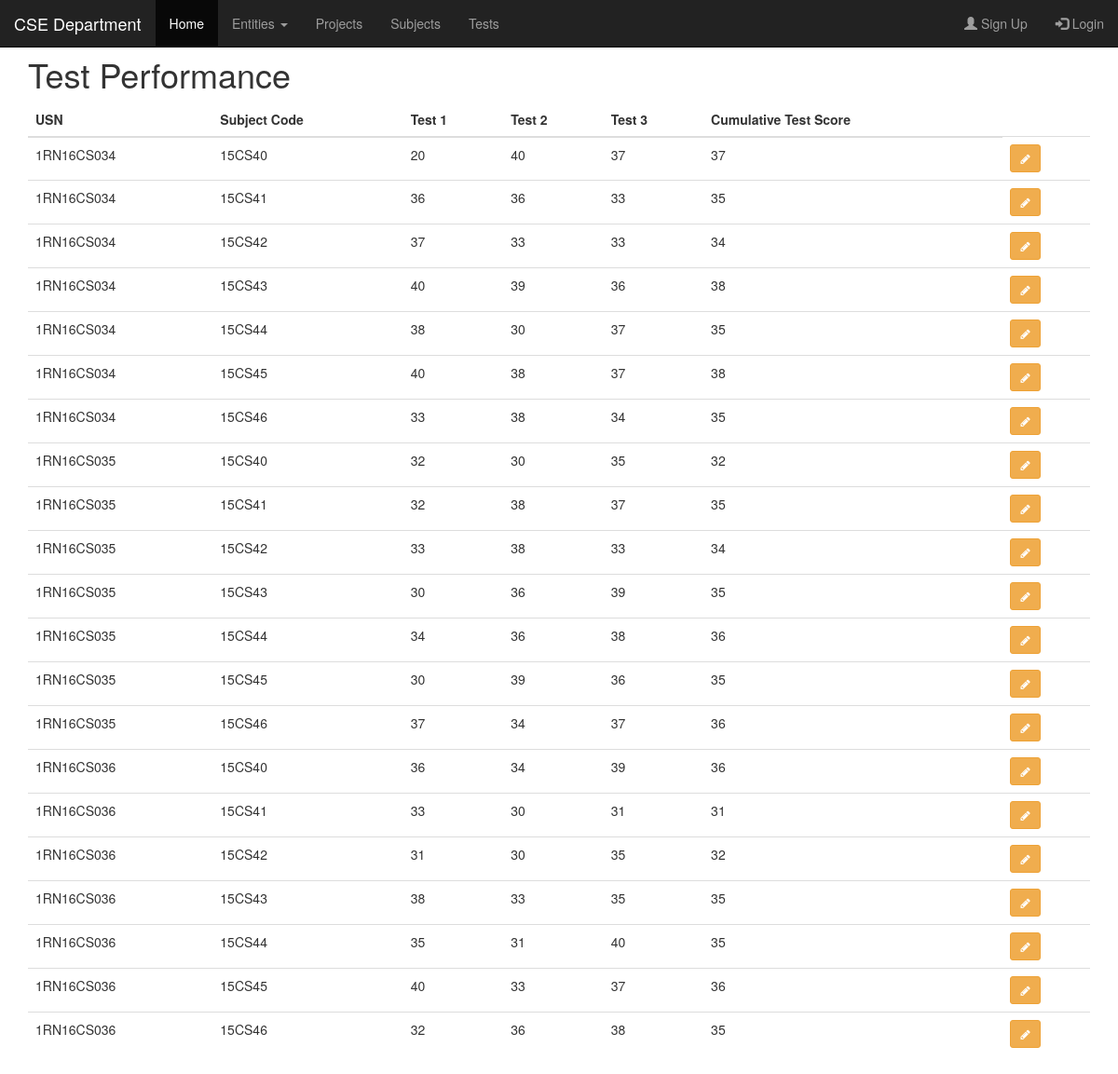
/tests, run on an earlier commit of the app's database.
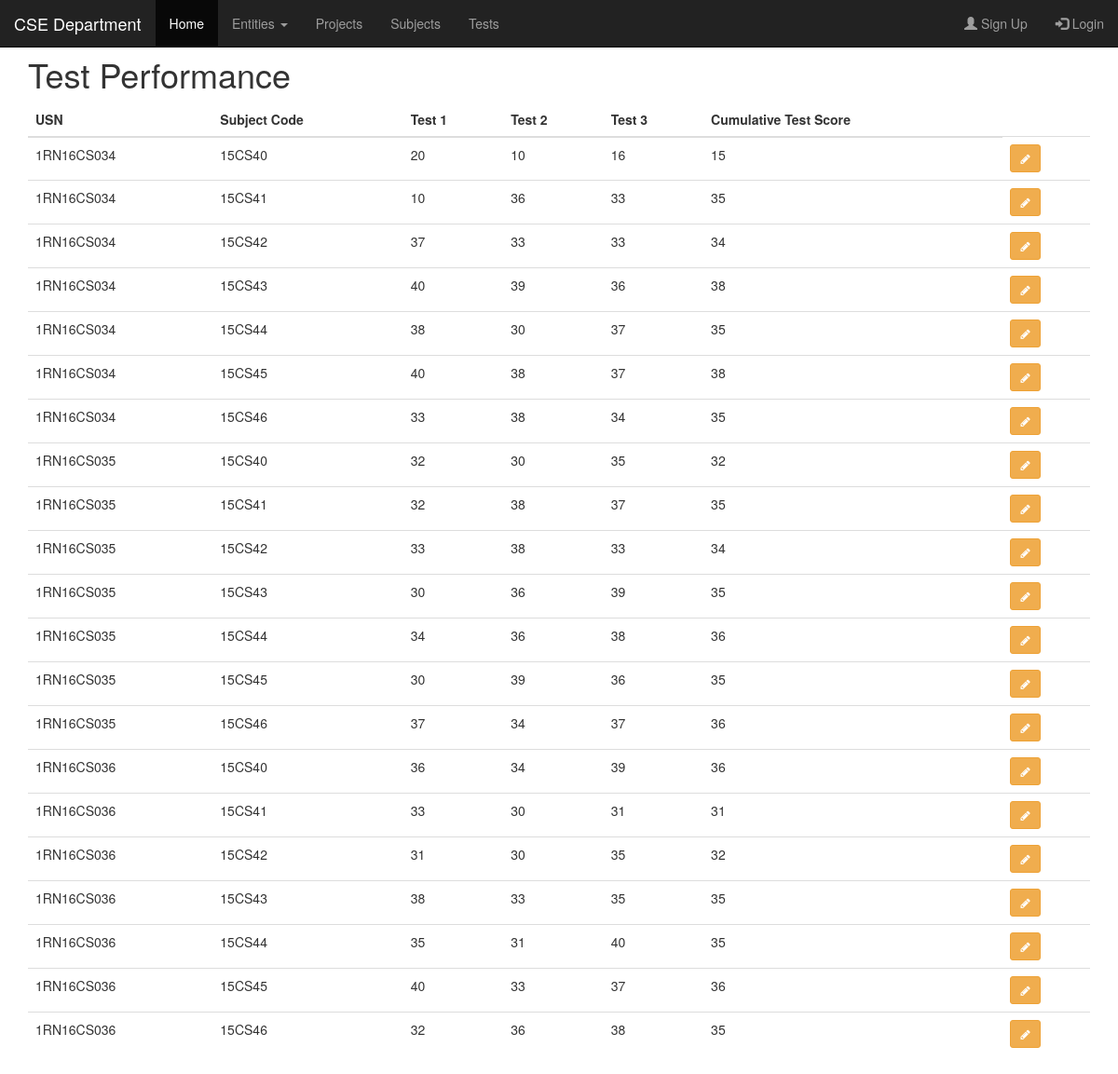
And on a later commit of the database.
### tables this page shows
CREATE TABLE Tests (
Test1 INTEGER,
Test2 INTEGER,
Test3 INTEGER,
Test_Cumalative INTEGER,
USN CHAR(10),
SubCode VARCHAR(10),
FOREIGN KEY(SubCode) REFERENCES Subject(Sub_code) ON DELETE CASCADE,
FOREIGN KEY(SubCode) REFERENCES Subject(Sub_code) ON UPDATE CASCADE,
FOREIGN KEY(USN) REFERENCES STUDENT(USN) ON DELETE CASCADE,
FOREIGN KEY(USN) REFERENCES STUDENT(USN) ON UPDATE CASCADE
);

### flaskapp.py (the view)
@app.route("/tests")
def index_test():
	tests = query_db("SELECT * FROM tests")
	return render_template("/test/index_tests.html", tests=tests)

### flaskapp.py (called while the page is built)
def get_db():
	db = getattr(g, '_database', None)
	if db is None:
		db = g._database = sqlite3.connect(DATABASE)
		db.row_factory = sqlite3.Row
	return db

def query_db(query, args=(), one=False):
	cur = get_db().execute(query, args)
	rv = cur.fetchall()
	cur.close()
	return (rv[0] if rv else None) if one else rv

@app.teardown_appcontext
def close_connection(exception):
	db = getattr(g, '_database', None)
	if db is not None:
		db.close()

### templates/test/index_tests.html
{% extends "base.html" %}
{% block title %}Test Performance{% endblock %}
{% block content %}
<table class="table">
	<thead>
		<tr>
			<th scope="col">USN</th>
			<th scope="col">Subject Code</th>
			<th scope="col">Test 1</th>
			<th scope="col">Test 2</th>
			<th scope="col">Test 3</th>
			<th scope="col">Cumulative Test Score</th>
		</tr>
	</thead>
	{% for test in tests: %}
	<tr>
		<td>{{ test["USN"] }}</td>
		<td>{{ test["SubCode"] }}</td>
		<td>{{ test["Test1"] }}</td>
		<td>{{ test["Test2"] }}</td>
		<td>{{ test["Test3"] }}</td>
		<td>{{ test["Test_Cumalative"]}}</td>
		<td>
			<a class="btn btn-warning btn-sm" href="./update_tests/{{test.USN}}/{{test.SubCode}}"><i class="fa fa-pencil"></i></a>
		</td>
	</tr>
	{% endfor %}
</table>
{% endblock %}

### templates/base.html (shortened to what this page needs)
<!DOCTYPE html>
<html>
    <head>
        <link rel="stylesheet" href="https://maxcdn.bootstrapcdn.com/font-awesome/4.7.0/css/font-awesome.min.css" >
      <link rel="stylesheet" href="https://maxcdn.bootstrapcdn.com/bootstrap/3.3.7/css/bootstrap.min.css">
    </head>
    <body>
      <nav class="navbar navbar-inverse navbar-fixed-top">
        <div class="container-fluid">
          <div class="navbar-header">
            <a class="navbar-brand" href="#">CSE Department</a>
          </div>
          <div class="collapse navbar-collapse" id="myNavbar">
            <ul class="nav navbar-nav">
              <li class="active"><a href="/">Home</a></li>
              <li class="dropdown">
                <a class="dropdown-toggle" data-toggle="dropdown" href="#">Entities <span class="caret"></span></a>
              </li>
              <li><a href="{{ url_for("index_project") }}">Projects</a></li>
              <li><a href="{{  url_for("index_subject") }}">Subjects</a></li>
              <li><a href="{{  url_for("index_test") }}">Tests</a></li>
            </ul>
            <ul class="nav navbar-nav navbar-right">
              <li><a href="#"><span class="glyphicon glyphicon-user"></span> Sign Up</a></li>
              <li><a href="#"><span class="glyphicon glyphicon-log-in"></span> Login</a></li>
            </ul>
          </div>
        </div>
      </nav>
      <div class="container">
        <h1>{% block title %}Title{% endblock %}</h1>
        {% block content %}Content{% endblock %}
      </div>
    </body>
</html>

### templates/base.html (style rules this page uses)
body { padding-top: 40px; }

What changed in the data, as far as the page shows it:
changed Tests (number 1 of 21 on the later page): Test2 "40" → "10"; Test3 "37" → "16"; Test_Cumalative "37" → "15"
changed Tests (number 2 of 21 on the later page): Test1 "36" → "10"
